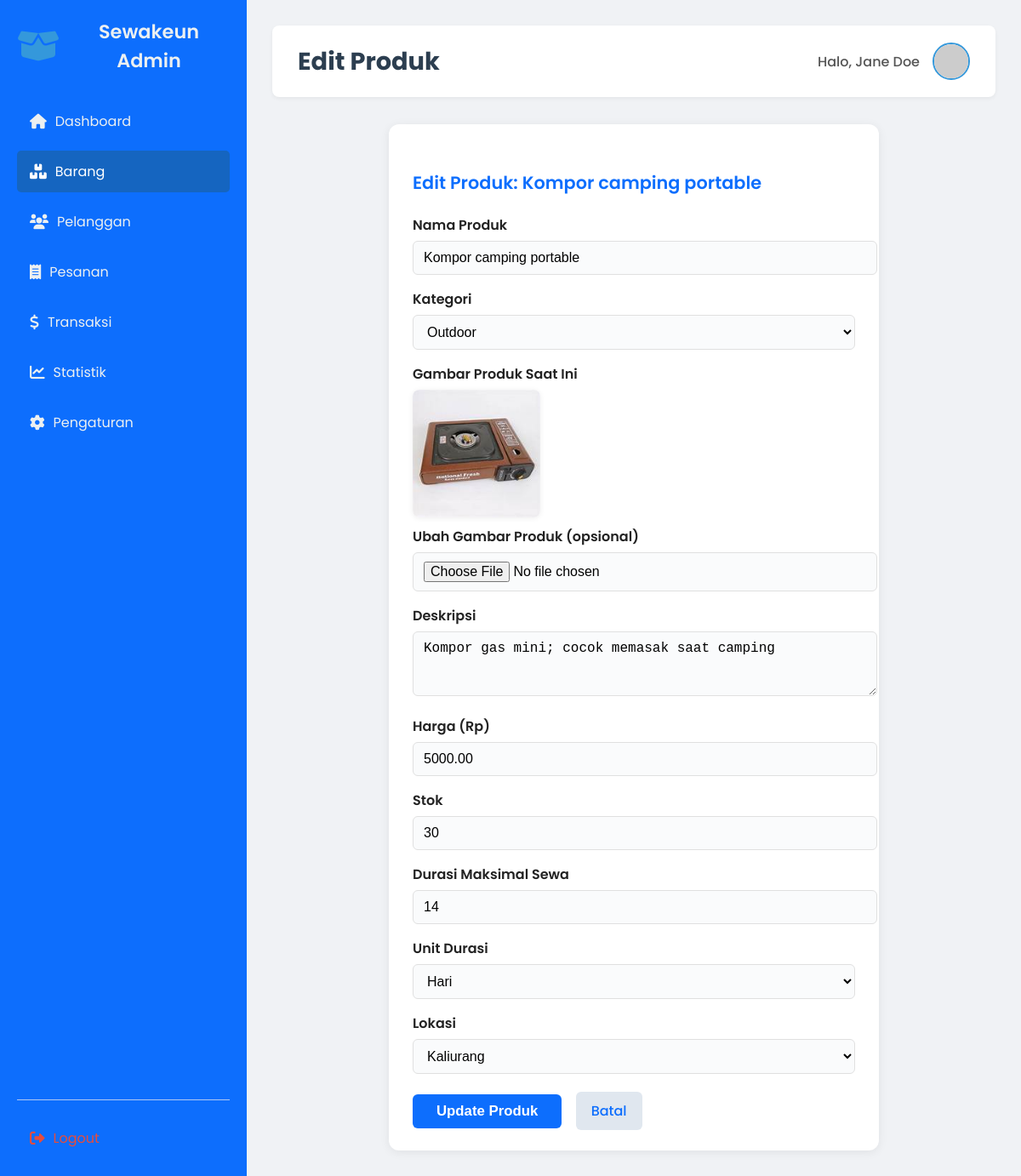
The app's page /Admin/edit_item.php?id=34 (signed in) with its own data.
### tables this page shows
CREATE TABLE `produk` (
  `id` int(11) NOT NULL,
  `nama` varchar(100) NOT NULL,
  `kategori_id` int(11) NOT NULL,
  `gambar` varchar(255) DEFAULT NULL,
  `deskripsi` text,
  `harga` decimal(15,2) NOT NULL,
  `stock` int(11) DEFAULT '0',
  `duration_unit` enum('hari','minggu','bulan') DEFAULT 'hari',
  `max_duration` int(11) NOT NULL,
  `is_available` tinyint(1) DEFAULT '1',
  `created_at` datetime DEFAULT CURRENT_TIMESTAMP,
  `updated_at` datetime DEFAULT CURRENT_TIMESTAMP ON UPDATE CURRENT_TIMESTAMP,
  `lokasi_id` int(11) NOT NULL,
  `admin_id` int(11) NOT NULL DEFAULT '3'
);

CREATE TABLE `kategori` (
  `id` int(11) NOT NULL,
  `nama` varchar(100) NOT NULL
);

CREATE TABLE `lokasi` (
  `id` int(11) NOT NULL,
  `nama` varchar(100) NOT NULL
);

### Admin/edit_item.php (the view, shortened to what this page needs)
<?php
include '../koneksi.php';
$id = intval($_GET['id'] ?? 0);
$product_data = null;
if ($id > 0) {
    $query_product = mysqli_query($conn, "SELECT * FROM produk WHERE id=$id");
    $product_data = mysqli_fetch_assoc($query_product);
} else {
    header('Location: item.php');
    exit();
}
$kategori = mysqli_query($conn, "SELECT * FROM kategori");
$lokasi = mysqli_query($conn, "SELECT * FROM lokasi");
?>
<!DOCTYPE html>
<html lang="id">
<head>
    <link rel="stylesheet" href="style.css">
    <link rel="stylesheet" href="style_admin.css">
    <link rel="stylesheet" href="https://cdnjs.cloudflare.com/ajax/libs/font-awesome/6.0.0-beta3/css/all.min.css">
</head>
<body>
    <div class="dashboard-wrapper">
        <aside class="sidebar" style="background:#0d6efd!important;color:#fff!important;">
            <div class="sidebar-logo">
                <i class="fas fa-box-open"></i>
                <h3>Sewakeun Admin</h3>
            </div>
            <nav class="sidebar-nav">
                <ul>
                    <li><a href="index.php"><i class="fas fa-home"></i> Dashboard</a></li>
                    <li><a href="item.php" class="active"><i class="fas fa-boxes"></i> Barang</a></li>
                    <li><a href="pelanggan.php"><i class="fas fa-users"></i> Pelanggan</a></li>
                    <li><a href="pesanan.php"><i class="fas fa-receipt"></i> Pesanan</a></li>
                    <li><a href="Transaksi.php"><i class="fas fa-dollar-sign"></i> Transaksi</a></li>
                    <li><a href="statistik.php"><i class="fas fa-chart-line"></i> Statistik</a></li>
                    <li><a href="setting.php"><i class="fas fa-cog"></i> Pengaturan</a></li>
                </ul>
            </nav>
            <div class="sidebar-footer">
                <a href="../logout.php"><i class="fas fa-sign-out-alt"></i> Logout</a>
            </div>
        </aside>
        <main class="main-content">
            <header class="main-header">
                <h2>Edit Produk</h2>
                <div class="user-info">
                    <span>Halo, Jane Doe</span>
                    <img src="https://via.placeholder.com/40/CCCCCC/FFFFFF?text=JD" alt="User Avatar" class="user-avatar">
                </div>
            </header>
            <section>
                <form class="edit-produk-card" method="POST" enctype="multipart/form-data">
                    <h3>Edit Produk: <?= htmlspecialchars($product_data['nama']) ?></h3>
                    <label>Nama Produk</label>
                    <input type="text" name="nama" value="<?= htmlspecialchars($product_data['nama']) ?>" required>
                    <label>Kategori</label>
                    <select name="kategori_id" required>
                        <?php while($k = mysqli_fetch_assoc($kategori)): ?>
                        <option value="<?= $k['id'] ?>" <?= ($k['id'] == $product_data['kategori_id']) ? 'selected' : '' ?>><?= htmlspecialchars($k['nama']) ?></option>
                        <?php endwhile; ?>
                    </select>
                    <label>Gambar Produk Saat Ini</label>
                    <?php if($product_data['gambar']): ?>
                        <img src="../<?= htmlspecialchars($product_data['gambar']) ?>" alt="Gambar Produk" style="max-width: 150px; display: block; margin-bottom: 10px;">
                    <?php else: ?>
                        <p>Tidak ada gambar.</p>
                    <?php endif; ?>
                    <label>Ubah Gambar Produk (opsional)</label>
                    <input type="file" name="gambar" accept="image/*">
                    <label>Deskripsi</label>
                    <textarea name="deskripsi" rows="3" required><?= htmlspecialchars($product_data['deskripsi']) ?></textarea>
                    <label>Harga (Rp)</label>
                    <input type="number" name="harga" value="<?= htmlspecialchars($product_data['harga']) ?>" required>
                    <label>Stok</label>
                    <input type="number" name="stock" value="<?= htmlspecialchars($product_data['stock']) ?>" required min="0">
                    <label>Durasi Maksimal Sewa</label>
                    <input type="number" name="max_duration" value="<?= htmlspecialchars($product_data['max_duration']) ?>" required min="1">
                    <label>Unit Durasi</label>
                    <select name="duration_unit" required>
                        <option value="hari" <?= ($product_data['duration_unit'] == 'hari') ? 'selected' : '' ?>>Hari</option>
                    </select>
                    <label>Lokasi</label>
                    <select name="lokasi_id" required>
                        <?php mysqli_data_seek($lokasi, 0); while($l = mysqli_fetch_assoc($lokasi)): ?>
                        <option value="<?= $l['id'] ?>" <?= ($l['id'] == $product_data['lokasi_id']) ? 'selected' : '' ?>><?= htmlspecialchars($l['nama']) ?></option>
                        <?php endwhile; ?>
                    </select>
                    <button type="submit" name="edit_produk">Update Produk</button>
                    <a href="item.php" class="btn-back">Batal</a>
                </form>
            </section>
        </main>
    </div>
</body>
</html>

### Admin/style_admin.css (style rules this page uses)
body { font-family: 'Poppins', sans-serif; margin: 0; background-color: #f0f2f5; }
.dashboard-wrapper { display: flex; min-height: 100vh; }
.sidebar { width: 250px; background: #0d6efd !important; color: #fff !important; padding: 20px; display: flex; flex-direction: column; box-shadow: 2px 0 5px rgba(0,0,0,0.1); }
.sidebar-logo { text-align: center; margin-bottom: 30px; display: flex; align-items: center; justify-content: center; gap: 10px; }
.sidebar-logo i { font-size: 2.5em; color: #3498db; }
.sidebar-logo h3 { margin: 0; font-size: 1.4em; font-weight: 600; color: #ecf0f1; }
.sidebar-nav ul { list-style: none; padding: 0; margin: 0; flex-grow: 1; }
.sidebar-nav li { margin-bottom: 10px; }
.sidebar-nav a { color: #ecf0f1; text-decoration: none; padding: 12px 15px; display: flex; align-items: center; border-radius: 5px; transition: background-color 0.3s ease, color 0.3s ease; }
.sidebar-nav a i { margin-right: 10px; font-size: 1.1em; }
.sidebar-nav a.active { background-color: #1565c0 !important; color: #fff !important; }
.sidebar-footer { margin-top: auto; padding-top: 20px; border-top: 1px solid rgba(248, 241, 241, 0.69); }
.sidebar-footer a { color: #e74c3c; text-decoration: none; padding: 12px 15px; display: flex; align-items: center; border-radius: 5px; transition: background-color 0.3s ease, color 0.3s ease; }
.sidebar-footer i { margin-right: 10px; font-size: 1.1em; }
.main-content { flex-grow: 1; padding: 30px; background-color: #f0f2f5; }
.main-header { display: flex; justify-content: space-between; align-items: center; margin-bottom: 30px; background-color: #ffffff; padding: 20px 30px; border-radius: 8px; box-shadow: 0 2px 5px rgba(0,0,0,0.05); }
.main-header h2 { margin: 0; color: #2c3e50; font-size: 1.8rem; }
.user-info { display: flex; align-items: center; gap: 15px; }
.user-info span { font-weight: 500; color: #555; }
.user-avatar { width: 40px; height: 40px; border-radius: 50%; object-fit: cover; border: 2px solid #3498db; }

### Admin/edit_item.php (style rules this page uses)
.edit-produk-card { background: #fff; border-radius: 12px; box-shadow: 0 2px 12px rgba(0,0,0,0.07); padding: 32px 28px 24px 28px; max-width: 520px; margin: 32px auto 0 auto; }
.edit-produk-card h3 { font-size: 1.3rem; font-weight: 600; margin-bottom: 22px; color: #0d6efd; }
.edit-produk-card label { font-weight: 600; margin-bottom: 6px; display: block; color: #222; }
.edit-produk-card input[type="text"], .edit-produk-card input[type="number"], .edit-produk-card input[type="file"], .edit-produk-card select, .edit-produk-card textarea { width: 100%; padding: 10px 12px; border: 1px solid #e0e0e0; border-radius: 6px; margin-bottom: 16px; font-size: 1rem; background: #fafbfc; transition: border 0.2s; }
.edit-produk-card img { max-width: 140px; border-radius: 8px; margin-bottom: 12px; box-shadow: 0 1px 6px rgba(0,0,0,0.07); }
.edit-produk-card button[type="submit"] { background: #0d6efd; color: #fff; border: none; padding: 10px 28px; border-radius: 6px; font-weight: 600; font-size: 1.05em; cursor: pointer; margin-top: 8px; transition: background 0.2s; }
.edit-produk-card .btn-back { display: inline-block; margin-left: 12px; background: #e0e7ef; color: #0d6efd; border: none; padding: 10px 18px; border-radius: 6px; font-weight: 500; font-size: 1em; text-decoration: none; transition: background 0.2s, color 0.2s; }

### records on screen
produk: nama "Kompor camping portable", kategori_id "Outdoor", gambar (picture), deskripsi "Kompor gas mini; cocok memasak saat camping", harga "5000.00", stock "30", max_duration "14", duration_unit "Hari", lokasi_id "Kaliurang"
